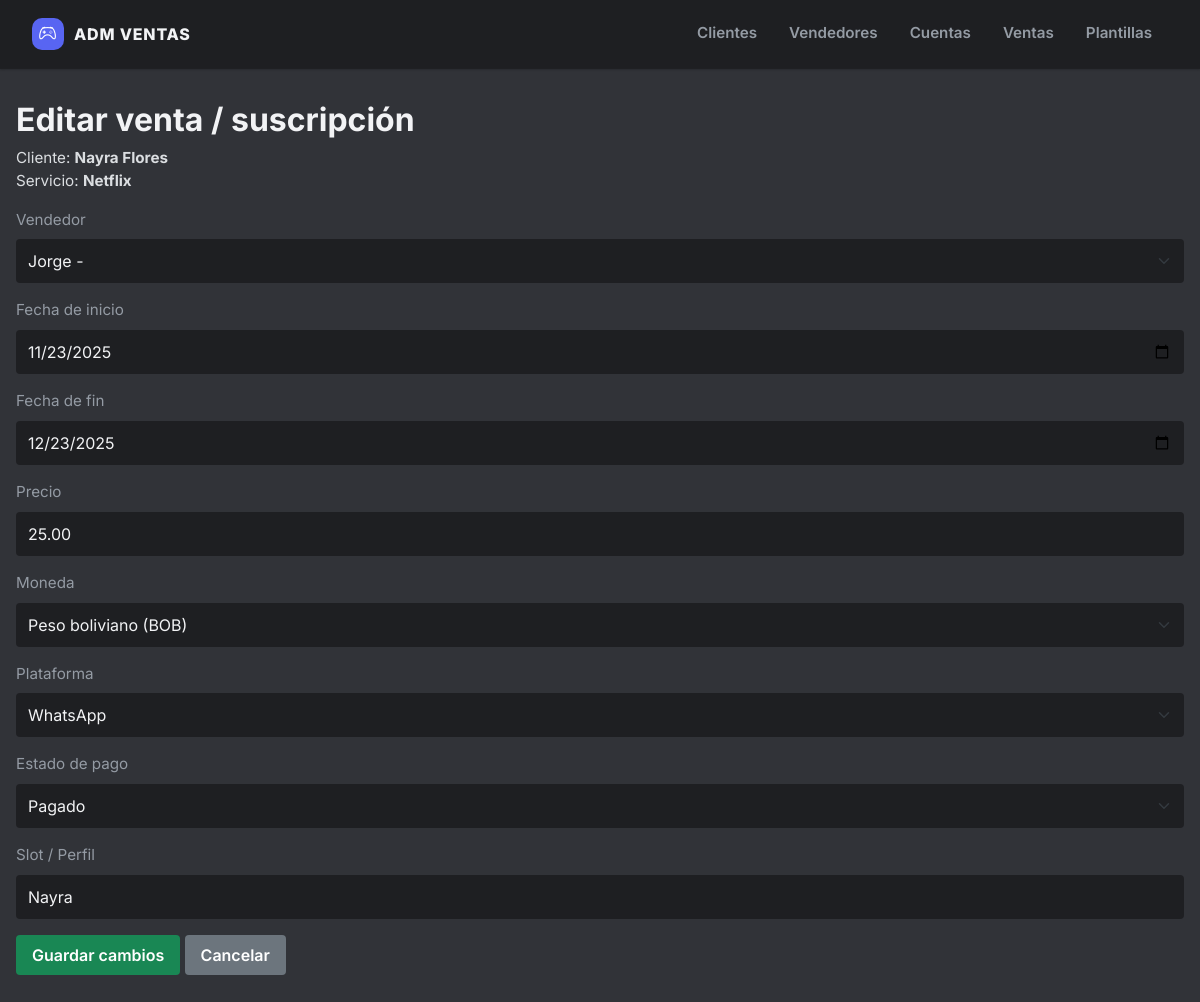
/ventas/editar/2, run on the app's committed database.
### app.py (models this page shows)
class Client(db.Model):
    id = db.Column(db.Integer, primary_key=True)
    name = db.Column(db.String(120), nullable=False)
    country_code = db.Column(db.String(5))  # 591, 54, 56
    phone = db.Column(db.String(50))
    email = db.Column(db.String(120))
    notes = db.Column(db.Text)

class Account(db.Model):
    id = db.Column(db.Integer, primary_key=True)
    service = db.Column(db.String(80), nullable=False)   # Netflix, Disney+
    user = db.Column(db.String(120), nullable=False)     # correo/usuario
    password = db.Column(db.String(120), nullable=False)
    profile = db.Column(db.String(120))                  # notas sobre tipo de cuenta
    notes = db.Column(db.Text)
    total_slots = db.Column(db.Integer, default=1)       # perfiles totales
    used_slots = db.Column(db.Integer, default=0)        # perfiles usados

class Subscription(db.Model):
    id = db.Column(db.Integer, primary_key=True)
    client_id = db.Column(db.Integer, db.ForeignKey('client.id'), nullable=False)
    account_id = db.Column(db.Integer, db.ForeignKey('account.id'), nullable=False)
    seller_id = db.Column(db.Integer, db.ForeignKey('seller.id'), nullable=False)
    start_date = db.Column(db.Date, nullable=False)
    end_date = db.Column(db.Date, nullable=False)
    price = db.Column(db.Float, nullable=False)
    currency = db.Column(db.String(3), nullable=False, default='BOB')  # BOB, ARS, CLP
    platform = db.Column(db.String(20), nullable=False, default='whatsapp')  # whatsapp/messenger
    payment_status = db.Column(db.String(20), nullable=False, default='pagado')  # pagado/pendiente/renovado
    status = db.Column(db.String(20), default='activa')  # activa, vencida, pausada
    slot = db.Column(db.String(50))  # nombre del perfil/slot asignado
    client = db.relationship('Client', backref=db.backref('subscriptions', lazy=True))
    account = db.relationship('Account', backref=db.backref('subscriptions', lazy=True))
    seller = db.relationship('Seller', backref=db.backref('subscriptions', lazy=True))

class Seller(db.Model):
    id = db.Column(db.Integer, primary_key=True)
    name = db.Column(db.String(120), nullable=False)
    phone = db.Column(db.String(50))
    notes = db.Column(db.Text)

### app.py (the view, shortened to what this page needs)
@app.route('/ventas/editar/<int:sub_id>', methods=['GET', 'POST'])
def editar_venta(sub_id):
    sub = Subscription.query.get_or_404(sub_id)
    sellers = Seller.query.order_by(Seller.name.asc()).all()
    return render_template(
        'editar_venta.html',
        sub=sub,
        sellers=sellers,
        currencies=CURRENCIES,
        platforms=PLATFORMS,
        pay_statuses=PAY_STATUSES,
    )

### templates/editar_venta.html
{% extends "base.html" %}
{% block content %}
<h2>Editar venta / suscripción</h2>
<p>
  Cliente: <strong>{{ sub.client.name }}</strong><br>
  Servicio: <strong>{{ sub.account.service }}</strong>
</p>
<form method="post" class="mt-3">
  <div class="mb-3">
    <label class="form-label">Vendedor</label>
    <select name="seller_id" class="form-select" required>
      {% for v in sellers %}
        <option value="{{ v.id }}"
                {% if v.id == sub.seller_id %}selected{% endif %}>
          {{ v.name }} - {{ v.phone }}
        </option>
      {% endfor %}
    </select>
  </div>
  <div class="mb-3">
    <label class="form-label">Fecha de inicio</label>
    <input type="date" name="start_date" class="form-control"
           value="{{ sub.start_date.strftime('%Y-%m-%d') }}" required>
  </div>
  <div class="mb-3">
    <label class="form-label">Fecha de fin</label>
    <input type="date" name="end_date" class="form-control"
           value="{{ sub.end_date.strftime('%Y-%m-%d') }}" required>
  </div>
  <div class="mb-3">
    <label class="form-label">Precio</label>
    <input type="number" step="0.01" name="price" class="form-control"
           value="{{ '%.2f'|format(sub.price) }}" required>
  </div>
  <div class="mb-3">
    <label class="form-label">Moneda</label>
    <select name="currency" class="form-select" required>
      {% for code, label in currencies %}
        <option value="{{ code }}"
                {% if code == sub.currency %}selected{% endif %}>
          {{ label }} ({{ code }})
        </option>
      {% endfor %}
    </select>
  </div>
  <div class="mb-3">
    <label class="form-label">Plataforma</label>
    <select name="platform" class="form-select">
      {% for code, label in platforms %}
        <option value="{{ code }}"
                {% if code == sub.platform %}selected{% endif %}>
          {{ label }}
        </option>
      {% endfor %}
    </select>
  </div>
  <div class="mb-3">
    <label class="form-label">Estado de pago</label>
    <select name="payment_status" class="form-select">
      {% for code, label in pay_statuses %}
        <option value="{{ code }}"
                {% if code == sub.payment_status %}selected{% endif %}>
          {{ label }}
        </option>
      {% endfor %}
    </select>
  </div>
  <div class="mb-3">
    <label class="form-label">Slot / Perfil</label>
    <input type="text" name="slot" class="form-control" value="{{ sub.slot or '' }}">
  </div>
  <button type="submit" class="btn btn-success">Guardar cambios</button>
  <a href="{{ url_for('ventas') }}" class="btn btn-secondary">Cancelar</a>
{% endblock %}

### templates/base.html (style rules this page uses)
:root { --d-bg-tertiary: #1e1f22; --d-bg-secondary: #2b2d31; --d-bg-primary: #313338; --d-bg-hover: #373a40; --d-blurple: #5865F2; --d-blurple-hover: #4752c4; --d-green: #23a559; --d-red: #da373c; --d-yellow: #f0b232; --d-text-header: #f2f3f5; --d-text-normal: #dbdee1; --d-text-muted: #949ba4; }
body { background-color: var(--d-bg-primary); color: var(--d-text-normal); font-family: 'Inter', system-ui, -apple-system, sans-serif; font-size: 0.95rem; }
h1, h2, h3, h4, h5, h6, .h1, .h2, .h3, .h4, .h5, .h6, .display-4, .display-5 { color: var(--d-text-header) !important; font-weight: 700; }
.text-muted, .text-secondary, label, .form-label, small { color: var(--d-text-muted) !important; }
.form-control, .form-select { background-color: var(--d-bg-tertiary) !important; border: none; color: var(--d-text-header) !important; padding: 10px 12px; border-radius: 4px; }
.form-control::placeholder { color: var(--d-text-muted) !important; opacity: 0.6; }
.btn { border-radius: 4px; font-weight: 600; padding: 0.5rem 1rem; border:none; }

### data on the page
Client: client.name "Nayra Flores"
Account: account.service "Netflix"
Subscription: seller_id "Jorge -", start_date "11/23/2025", end_date "12/23/2025", price "25.00", currency "Peso boliviano (BOB)", platform "WhatsApp", payment_status "Pagado", slot "Nayra"
